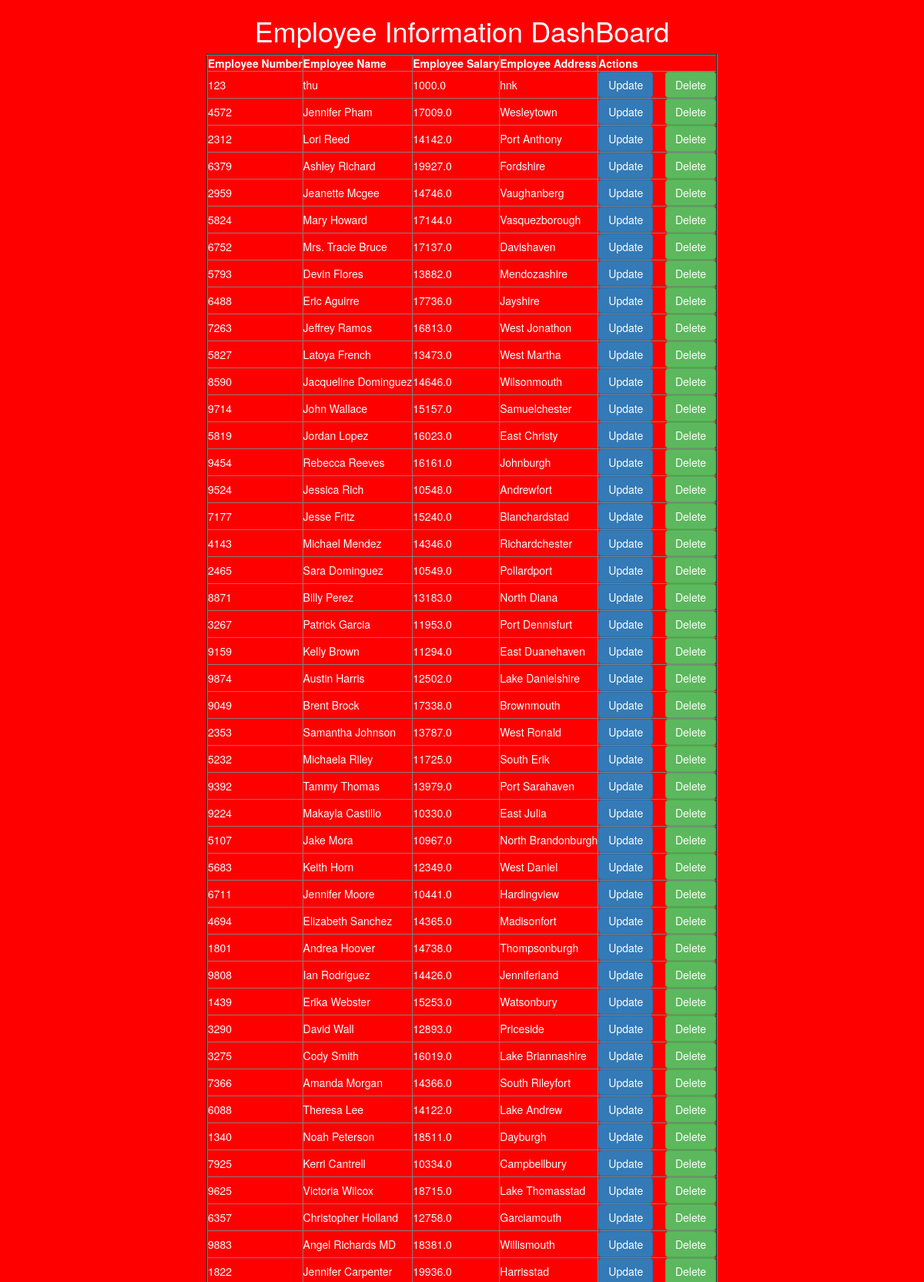
The page / (upper part) on the database its author committed.
### testapp/models.py (models this page shows)
class Employee(models.Model):
    eno=models.IntegerField()
    ename=models.CharField(max_length=64)
    esal=models.FloatField()
    eaddr=models.CharField(max_length=256)

### testapp/views.py (the view)
# urls.py: url(r'^$', views.show_view),
def show_view(request):
    employees=Employee.objects.all()
    return render(request,'testapp/index.html',{'employees':employees})

### templates/testapp/index.html (shortened to what this page needs)
{%extends 'testapp/base.html'%}
    {%block body_block%}
      <h1>Employee Information DashBoard</h1>
      <table border='2'>
        <thead>
          <th>Employee Number</th>
          <th>Employee Name</th>
          <th>Employee Salary</th>
          <th>Employee Address</th>
          <th>Actions</th>
        </thead>
        {%for emp in employees%}
          <tr>
            <td>{{emp.eno}}</td>
            <td>{{emp.ename}}</td>
            <td>{{emp.esal}}</td>
            <td>{{emp.eaddr}}</td>
            <td> <a href="/update/{{emp.id}}" class='btn btn-primary'">Update</a>&nbsp&nbsp&nbsp
                 <a href="/delete/{{emp.id}}" class='btn btn-success'>Delete</a>
            </td>
          </tr>
        {%endfor%}
      </table><br>
    {%endblock %}

### templates/testapp/base.html (shortened to what this page needs)
<!DOCTYPE html>
{%load staticfiles %}
<html lang="en" dir="ltr">
  <head>
    <link rel="stylesheet" href="https://maxcdn.bootstrapcdn.com/bootstrap/3.3.7/css/bootstrap.min.css">
  </head>
  <body>
    <div class="container" align='center'>
      {%block body_block%}
      {%endblock %}
    </div>
  </body>
</html>

### templates/testapp/base.html (style rules this page uses)
body { background:red; color:white; }
a { color:yellow; }

### rows shown on the page
Employee: eno "123", ename "thu", esal "1000.0", eaddr "hnk"
Employee: eno "4572", ename "Jennifer Pham", esal "17009.0", eaddr "Wesleytown"
Employee: eno "2312", ename "Lori Reed", esal "14142.0", eaddr "Port Anthony"
Employee: eno "6379", ename "Ashley Richard", esal "19927.0", eaddr "Fordshire"
Employee: eno "2959", ename "Jeanette Mcgee", esal "14746.0", eaddr "Vaughanberg"
Employee: eno "5824", ename "Mary Howard", esal "17144.0", eaddr "Vasquezborough"
Employee: eno "6752", ename "Mrs. Tracie Bruce", esal "17137.0", eaddr "Davishaven"
Employee: eno "5793", ename "Devin Flores", esal "13882.0", eaddr "Mendozashire"
Employee: eno "6488", ename "Eric Aguirre", esal "17736.0", eaddr "Jayshire"
Employee: eno "7263", ename "Jeffrey Ramos", esal "16813.0", eaddr "West Jonathon"
Employee: eno "5827", ename "Latoya French", esal "13473.0", eaddr "West Martha"
Employee: eno "8590", ename "Jacqueline Dominguez", esal "14646.0", eaddr "Wilsonmouth"
Employee: eno "9714", ename "John Wallace", esal "15157.0", eaddr "Samuelchester"
Employee: eno "5819", ename "Jordan Lopez", esal "16023.0", eaddr "East Christy"
Employee: eno "9454", ename "Rebecca Reeves", esal "16161.0", eaddr "Johnburgh"
Employee: eno "9524", ename "Jessica Rich", esal "10548.0", eaddr "Andrewfort"
Employee: eno "7177", ename "Jesse Fritz", esal "15240.0", eaddr "Blanchardstad"
Employee: eno "4143", ename "Michael Mendez", esal "14346.0", eaddr "Richardchester"
Employee: eno "2465", ename "Sara Dominguez", esal "10549.0", eaddr "Pollardport"
Employee: eno "8871", ename "Billy Perez", esal "13183.0", eaddr "North Diana"
Employee: eno "3267", ename "Patrick Garcia", esal "11953.0", eaddr "Port Dennisfurt"
Employee: eno "9159", ename "Kelly Brown", esal "11294.0", eaddr "East Duanehaven"
Employee: eno "9874", ename "Austin Harris", esal "12502.0", eaddr "Lake Danielshire"
Employee: eno "9049", ename "Brent Brock", esal "17338.0", eaddr "Brownmouth"
Employee: eno "2353", ename "Samantha Johnson", esal "13787.0", eaddr "West Ronald"
Employee: eno "5232", ename "Michaela Riley", esal "11725.0", eaddr "South Erik"
Employee: eno "9392", ename "Tammy Thomas", esal "13979.0", eaddr "Port Sarahaven"
Employee: eno "9224", ename "Makayla Castillo", esal "10330.0", eaddr "East Julia"
Employee: eno "5107", ename "Jake Mora", esal "10967.0", eaddr "North Brandonburgh"
Employee: eno "5683", ename "Keith Horn", esal "12349.0", eaddr "West Daniel"
Employee: eno "6711", ename "Jennifer Moore", esal "10441.0", eaddr "Hardingview"
Employee: eno "4694", ename "Elizabeth Sanchez", esal "14365.0", eaddr "Madisonfort"
Employee: eno "1801", ename "Andrea Hoover", esal "14738.0", eaddr "Thompsonburgh"
Employee: eno "9808", ename "Ian Rodriguez", esal "14426.0", eaddr "Jenniferland"
Employee: eno "1439", ename "Erika Webster", esal "15253.0", eaddr "Watsonbury"
Employee: eno "3290", ename "David Wall", esal "12893.0", eaddr "Priceside"
Employee: eno "3275", ename "Cody Smith", esal "16019.0", eaddr "Lake Briannashire"
Employee: eno "7366", ename "Amanda Morgan", esal "14366.0", eaddr "South Rileyfort"
Employee: eno "6088", ename "Theresa Lee", esal "14122.0", eaddr "Lake Andrew"
Employee: eno "1340", ename "Noah Peterson", esal "18511.0", eaddr "Dayburgh"
Employee: eno "7925", ename "Kerri Cantrell", esal "10334.0", eaddr "Campbellbury"
Employee: eno "9625", ename "Victoria Wilcox", esal "18715.0", eaddr "Lake Thomasstad"
Employee: eno "6357", ename "Christopher Holland", esal "12758.0", eaddr "Garciamouth"
Employee: eno "9883", ename "Angel Richards MD", esal "18381.0", eaddr "Willismouth"
Employee: eno "1822", ename "Jennifer Carpenter", esal "19936.0", eaddr "Harrisstad"
